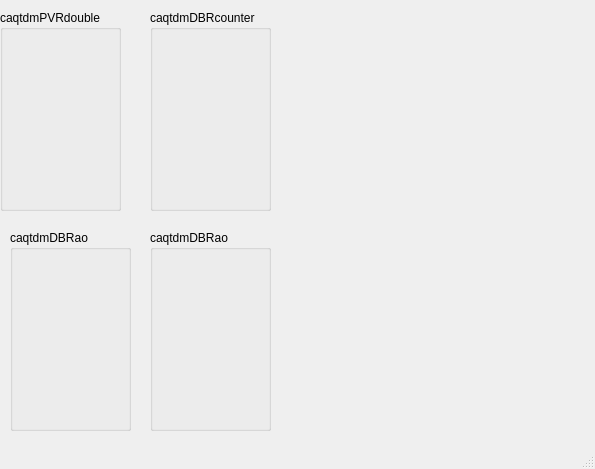
<?xml version="1.0" encoding="UTF-8"?>
<ui version="4.0">
 <class>MainWindow</class>
 <widget class="QMainWindow" name="MainWindow">
  <property name="geometry">
   <rect>
    <x>0</x>
    <y>0</y>
    <width>595</width>
    <height>469</height>
   </rect>
  </property>
  <property name="windowTitle">
   <string>MainWindow</string>
  </property>
  <widget class="QWidget" name="centralwidget">
   <widget class="QGroupBox" name="groupBox_5">
    <property name="geometry">
     <rect>
      <x>0</x>
      <y>10</y>
      <width>121</width>
      <height>201</height>
     </rect>
    </property>
    <property name="autoFillBackground">
     <bool>true</bool>
    </property>
    <property name="title">
     <string>caqtdmPVRdouble</string>
    </property>
    <widget class="caSlider" name="caslider_2">
     <property name="geometry">
      <rect>
       <x>40</x>
       <y>10</y>
       <width>20</width>
       <height>150</height>
      </rect>
     </property>
     <property name="channel" stdset="0">
      <string notr="true">epics4://caqtdmPVRdouble</string>
     </property>
     <property name="colorMode">
      <enum>caSlider::Alarm</enum>
     </property>
    </widget>
   </widget>
   <widget class="QGroupBox" name="groupBox_6">
    <property name="geometry">
     <rect>
      <x>150</x>
      <y>10</y>
      <width>121</width>
      <height>201</height>
     </rect>
    </property>
    <property name="autoFillBackground">
     <bool>true</bool>
    </property>
    <property name="title">
     <string>caqtdmDBRcounter</string>
    </property>
    <widget class="caSlider" name="caslider_3">
     <property name="geometry">
      <rect>
       <x>40</x>
       <y>10</y>
       <width>20</width>
       <height>150</height>
      </rect>
     </property>
     <property name="channel" stdset="0">
      <string notr="true">epics4://caqtdmDBRcounter</string>
     </property>
     <property name="colorMode">
      <enum>caSlider::Alarm</enum>
     </property>
    </widget>
   </widget>
   <widget class="QGroupBox" name="groupBox_7">
    <property name="geometry">
     <rect>
      <x>10</x>
      <y>230</y>
      <width>121</width>
      <height>201</height>
     </rect>
    </property>
    <property name="autoFillBackground">
     <bool>true</bool>
    </property>
    <property name="title">
     <string>caqtdmDBRao</string>
    </property>
    <widget class="caSlider" name="caslider_4">
     <property name="geometry">
      <rect>
       <x>40</x>
       <y>10</y>
       <width>20</width>
       <height>150</height>
      </rect>
     </property>
     <property name="channel" stdset="0">
      <string notr="true">epics4://caqtdmDBRao</string>
     </property>
     <property name="colorMode">
      <enum>caSlider::Alarm</enum>
     </property>
    </widget>
   </widget>
   <widget class="QGroupBox" name="groupBox_8">
    <property name="geometry">
     <rect>
      <x>150</x>
      <y>230</y>
      <width>121</width>
      <height>201</height>
     </rect>
    </property>
    <property name="autoFillBackground">
     <bool>true</bool>
    </property>
    <property name="title">
     <string>caqtdmDBRao</string>
    </property>
    <widget class="caSlider" name="caslider_5">
     <property name="geometry">
      <rect>
       <x>40</x>
       <y>10</y>
       <width>20</width>
       <height>150</height>
      </rect>
     </property>
     <property name="channel" stdset="0">
      <string notr="true">caqtdmDBRao</string>
     </property>
     <property name="colorMode">
      <enum>caSlider::Alarm</enum>
     </property>
    </widget>
   </widget>
  </widget>
  <widget class="QMenuBar" name="menubar">
   <property name="geometry">
    <rect>
     <x>0</x>
     <y>0</y>
     <width>595</width>
     <height>19</height>
    </rect>
   </property>
  </widget>
  <widget class="QStatusBar" name="statusbar"/>
 </widget>
 <customwidgets>
  <customwidget>
   <class>caSlider</class>
   <extends>QWidget</extends>
   <header>caSlider</header>
  </customwidget>
 </customwidgets>
 <resources/>
 <connections/>
</ui>
